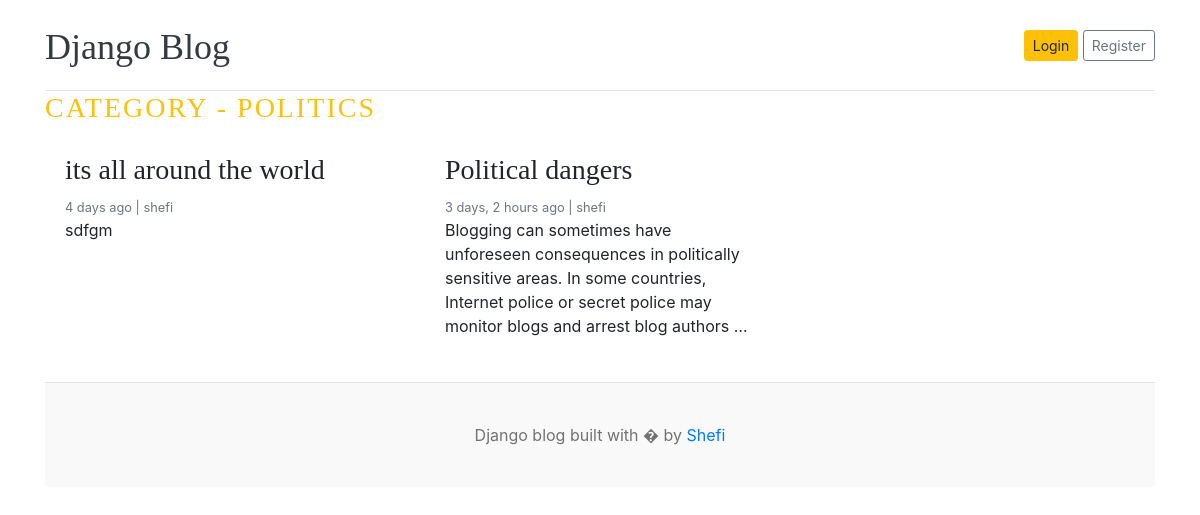
Page /category/1/ on the committed database.
### blog/models.py (models this page shows, shortened)
class Category(models.Model):
    catogory_name = models.CharField(max_length=64, unique=True)
    created_at = models.DateTimeField(auto_now_add=True)
    updated_at = models.DateTimeField(auto_now=True)
    class Meta:
        verbose_name_plural = 'categories'
    def __str__(self):
        return self.catogory_name

class Blog(models.Model):
    title = models.CharField(max_length=50)
    slug = models.SlugField(max_length=150, unique=True, blank=True)
    category = models.ForeignKey(Category, on_delete=models.CASCADE)
    author = models.ForeignKey(User, on_delete=models.CASCADE)
    featured_image = models.ImageField( upload_to='uploads/%Y/%m/%d', height_field=None, width_field=None, max_length=None)
    short_description = models.TextField(max_length=500)
    blog_body = models.TextField(max_length=800)
    status = models.CharField(max_length=20,choices=STATUS_CHOICES,default="Draft")
    is_featured = models.BooleanField(default=False)
    created_at = models.DateTimeField( auto_now_add=True)
    updated_at = models.DateTimeField( auto_now=True)

### blog/views.py (the view)
# urls.py: path('category/<int:category_id>/' , views.posts_by_category , name = 'posts_by_category')
def posts_by_category(request,category_id):
    posts = Blog.objects.filter(category_id = category_id, status = 'Published').order_by('updated_at')
    category = Category.objects.get(pk=category_id)
    return render(request, "blog/tech.html",{
        "posts" : posts,
        'category' : category
    })

### blog/templates/blog/tech.html (shortened to what this page needs)
{% load static %}
<!DOCTYPE html>
<html lang="en">
<head>
    <link href="https://getbootstrap.com/docs/4.0/dist/css/bootstrap.min.css" rel="stylesheet">
    <link href="{% static 'css/style.css' %}" rel="stylesheet">
  </head>
<body>
    <div class="container">
      <header class="blog-header py-3">
        <div class="row flex-nowrap justify-content-between align-items-center">
          <div class="col-8 pt-1">
            <a class="blog-header-logo text-dark" href="/">Django Blog</a>
          </div>
          <div class="col-4 d-flex justify-content-end align-items-center">
            <a class="btn btn-sm btn-warning" href="#">Login</a> &nbsp;
            <a class="btn btn-sm btn-outline-secondary" href="#">Register</a>
          </div>
        </div>
      </header>
      <h3 class="text-uppercase text-warning" style="letter-spacing: 2px;" >Category - {{category}}</h3>
  <main role="main" class="container p-0">
    <div class="row">
      <div class="col-md-8 blog-main">
  <div class="row">
    {% for post in posts %}
      <div class="col-md-6 mb-4">
        <div class="card border-0">
          <div class="card-body">
            <h3>{{ post.title }}</h3>
            <small class="mb-1 text-muted">
              {{ post.created_at|timesince }} ago | {{ post.author }}
            </small>
            <p class="card-text">
              {{ post.short_description|truncatewords:25 }}
            </p>
          </div>
        </div>
      </div>
    {% endfor %}
  </div>
</div>
      </main>
<footer class="blog-footer">
  <p>Django blog built with � by <a href="#">Shefi</a></p>
</footer>
</body>
</html>

### blog/static/css/style.css (style rules this page uses)
.blog-header { border-bottom: 1px solid #e5e5e5; }
.blog-header-logo { font-family: "Playfair Display", Georgia, "Times New Roman", serif; font-size: 2.25rem; }
h1, h2, h3, h4, h5, h6 { font-family: "Playfair Display", Georgia, "Times New Roman", serif; }
.blog-footer { padding: 2.5rem 0; color: #727272; text-align: center; background-color: #f9f9f9; border-top: .05rem solid #e5e5e5; }
.blog-footer p:last-child { margin-bottom: 0; }

### rows in the picture
Category: catogory_name "POLITICS"
Blog: title "its all around the world", created_at "4 days", author "shefi", short_description "sdfgm"
Blog: title "Political dangers", created_at "3 days, 2 hours", author "shefi", short_description "Blogging can sometimes have unforeseen consequences in politically sensitive areas. In some countries, Internet police or secret police may monitor blogs and arrest blog authors …"
